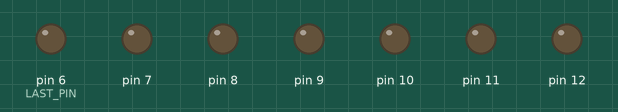
Bench run of a sketch on a simulated Arduino Uno, built with avr-gcc and run on an emulated ATmega328P. Parts: output pins drawn as LEDs (lit = HIGH). Pins used as bus, display or sensor lines are not drawn.

Above: at 0.05 s.
At 0.65 s:
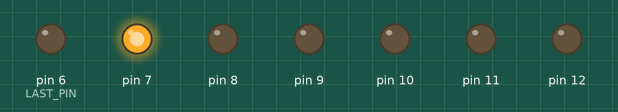
At 1.25 s:
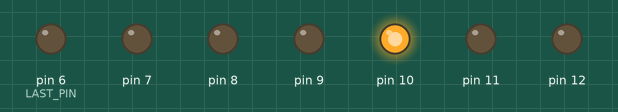
At 1.75 s:
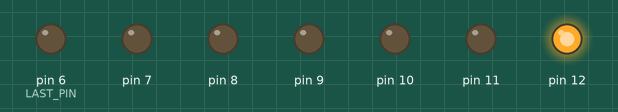
At 2.4 s:
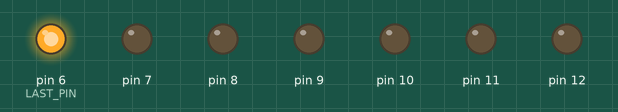
At 3.45 s:
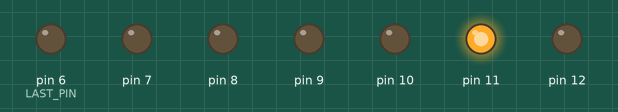
Timing chart, 0 to 3.8 s (numbered marks = the images above):
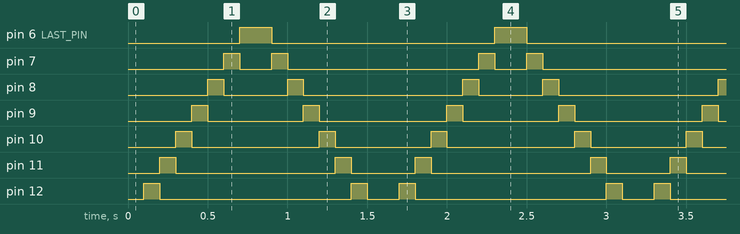

Measured:
- by itself, pin 6 (LAST_PIN): alternates HIGH for 0.20 s and LOW for 1.4 s
- by itself, pin 7: repeats every 1.6 s: LOW 0.20 s, HIGH 0.10 s, LOW 1.2 s, HIGH 0.10 s
- by itself, pin 8: repeats every 1.6 s: LOW 0.40 s, HIGH 0.10 s, LOW 1.0 s, HIGH 0.10 s
- by itself, pin 9: repeats every 1.6 s: LOW 0.60 s, HIGH 0.10 s, LOW 0.80 s, HIGH 0.10 s
- by itself, pin 10: repeats every 1.6 s: LOW 0.80 s, HIGH 0.10 s, LOW 0.60 s, HIGH 0.10 s
- by itself, pin 11: repeats every 1.6 s: LOW 1.0 s, HIGH 0.10 s, LOW 0.40 s, HIGH 0.10 s
- by itself, pin 12: repeats every 1.6 s: LOW 1.2 s, HIGH 0.10 s, LOW 0.20 s, HIGH 0.10 s

The sketch:

opdracht_2.ino
```cpp
const int FIRST_PIN = 13;
const int LAST_PIN = 6;
const int DELAY = 100;

void setup() {
  // Loop door all pins heen en zet ze naar OUTPUT
  for (int i = FIRST_PIN; i >= LAST_PIN; i--) {
    pinMode(i, OUTPUT);
  }
}

void loop() {
  // Loop heen en weer door alle pins, van links naar rechts
  // en laat telkens 1 pin oplichten
  for (int i = FIRST_PIN; i >= LAST_PIN; i--) {
    digitalWrite(i, HIGH);
    delay(DELAY);
    digitalWrite(i, LOW);
  }

  // Hetzelfde, maar dan van rechts naar links
  for (int i = LAST_PIN; i <= FIRST_PIN; i++) {
    digitalWrite(i, HIGH);
    delay(DELAY);
    digitalWrite(i, LOW);
  }
}
```
